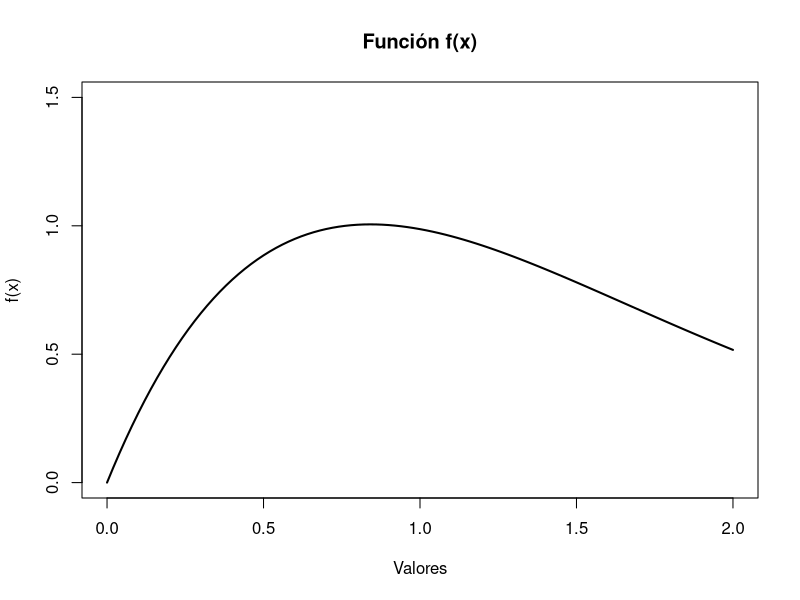
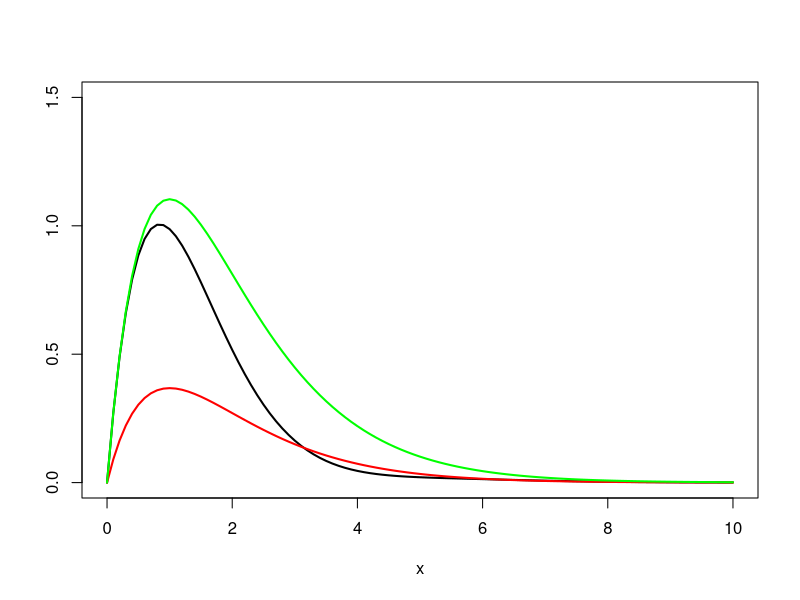
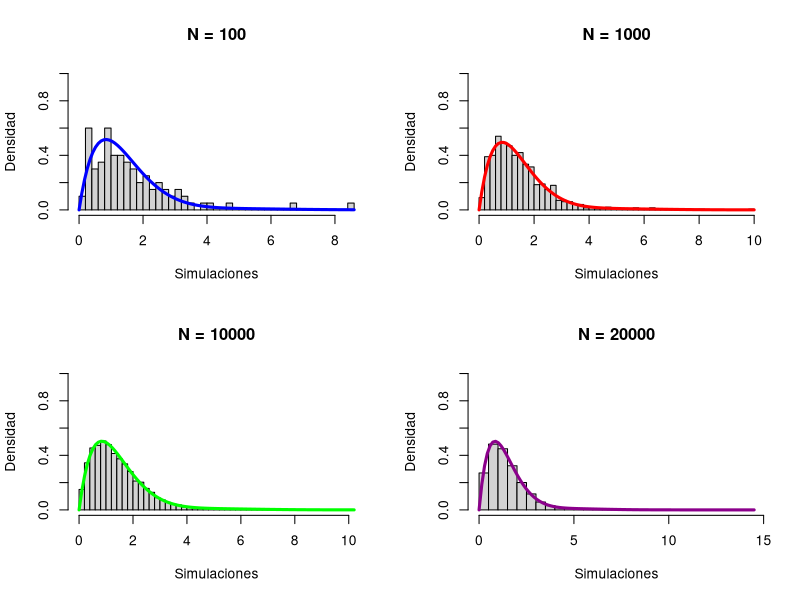
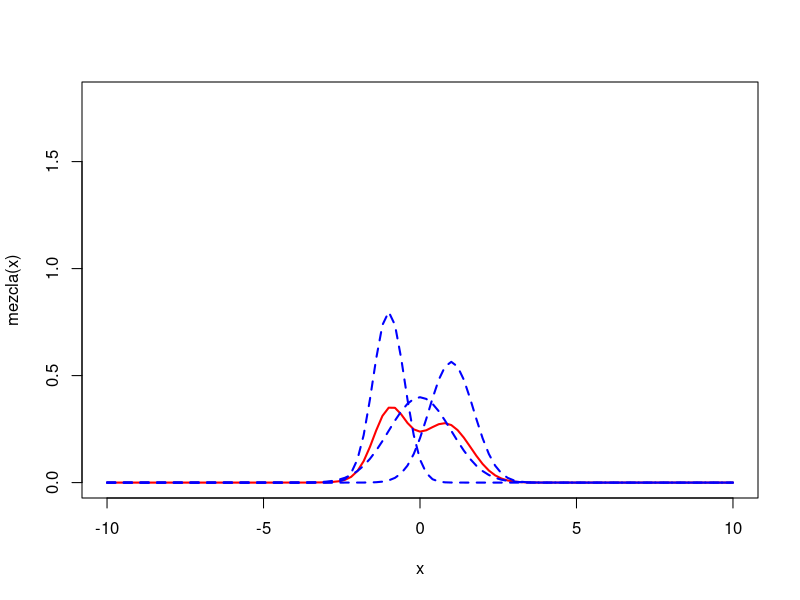
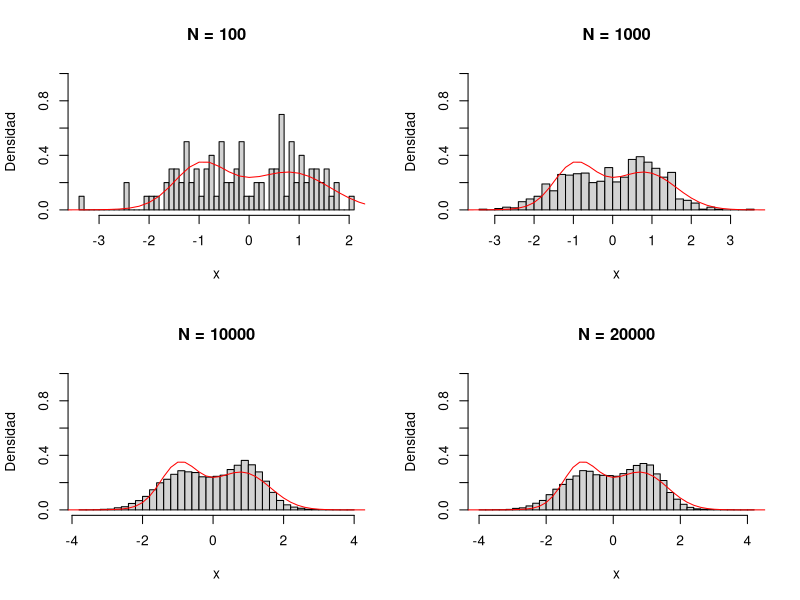
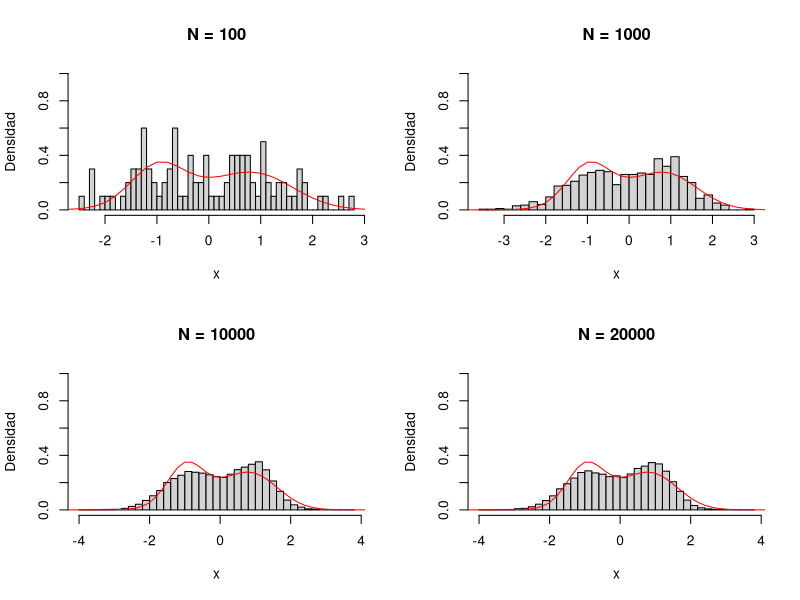

The R script that drew these images, in order:
## ---- chunk 1
## a)----

fx <- function(x){
  fx <- (x+(2*sin(x)))/(exp(x))
  return(fx)
}

curve(fx, from = 0, to = 2, ylim = c(0,1.5),
      main = "Función f(x)",
      ylab = "f(x)", xlab = "Valores",
      lwd = 2)
## ---- chunk 2
# Proponemos una densidad gamma con shape = 2

f_g <- function(x){
  f_g <- fx(x)/dgamma(x, shape = 2)
  return(f_g)
}

optim <- optimise(f_g, maximum = TRUE, interval = c(0,2))
(cc <- optim$objective)
## ---- chunk 3
## c)----
curve(fx, from = 0, to = 10, lwd = 2, ylim = c(0,1.5), ylab = "" )

curve(dgamma(x,shape = 2), from = 0, to = 10,lwd = 2,
      add =TRUE, col = "red")

curve(cc*dgamma(x,shape = 2), from = 0, to = 10,lwd = 2,
      add =TRUE, col = "green")

## ---- chunk 4
## d)----
acep_rech <- function(n){
  aceptados <- 0
  rechazados <- 0
  simulaciones <- c()
  
  while(length(simulaciones) < n){
    y <- rgamma(1, shape = 2)
    u <- runif(1)
    
    if(u <=(1/cc)*fx(y)/dgamma(y, shape = 2)){
      aceptados <- aceptados + 1
      simulaciones <- append(simulaciones, y)
    }else{
      rechazados <- rechazados +1
    }
  }
  tasa_acep <- aceptados/(aceptados + rechazados)
  
  const_norm <- 1/(cc*tasa_acep)
  
  return(list(simulaciones,tasa_acep,const_norm))
}
## ---- chunk 5
## e)----

par(mfrow = c(2,2))

N <- 100
test_1 <- acep_rech(N)
hist(test_1[[1]], probability = TRUE, breaks = 40, ylim = c(0,1),
     ylab = "Densidad", xlab = "Simulaciones",
     main = "N = 100")
curve(fx(x)*test_1[[3]],lwd = 3,
      add =TRUE, col = "blue")

N <- 1000
test_2 <- acep_rech(N)
hist(test_2[[1]], probability = TRUE, breaks = 40, ylim = c(0,1),
     ylab = "Densidad", xlab = "Simulaciones",
     main = "N = 1000")
curve(fx(x)*test_2[[3]],lwd = 3,
      add =TRUE, col = "red")

N <- 10000
test_3 <- acep_rech(N)
hist(test_3[[1]], probability = TRUE, breaks = 40, ylim = c(0,1),
     ylab = "Densidad", xlab = "Simulaciones",
     main = "N = 10000")
curve(fx(x)*test_3[[3]],lwd = 3,
      add =TRUE, col = "green")

N <- 20000
test_4 <- acep_rech(N)
hist(test_4[[1]], probability = TRUE, breaks = 45, ylim = c(0,1),
     ylab = "Densidad", xlab = "Simulaciones",
     main = "N = 20000")
curve(fx(x)*test_4[[3]],lwd = 3,
      add =TRUE, col = "darkmagenta")
## ---- chunk 6
## a) ----

mezcla <- function(x){
  mez <- 1/3*dnorm(x, mean = -1, sd = 1/2) +
    1/3*dnorm(x, mean = 0, sd = 1) +
    1/3*dnorm(x, mean = 1, sd = sqrt(1/2))
  return(mez)
}

par(mfrow =c(1,1))

curve(mezcla(x), from = -10, to = 10, lwd = 2, col = "red", ylim = c(0,1.8))

curve(dnorm(x, mean = -1, sd = 1/2), lwd = 2,lty = 2, add = TRUE, col = "blue")

curve(dnorm(x, mean = 0, sd = 1), lwd = 2, lty = 2, add = TRUE, col = "blue")

curve(dnorm(x, mean = 1, sd = sqrt(1/2)), lwd = 2,lty = 2, add = TRUE, col = "blue")
## ---- chunk 7
## b)----

polar.method <- function(N){
  #Notar que el método polar solo genera para N par
  simulaciones <- c()
  while(length(simulaciones) < N){
    U1 <- runif(1)
    U2 <- runif(1)
    
    v1 <- 2*U1-1
    v2 <- 2*U2-1
    
    s <- v1^2+v2^2
    
    if(s<=1){
      X <- v1*(-2*log(s)/s)^{1/2}
      Y <- v2*(-2*log(s)/s)^{1/2}
      
      simulaciones <- append(simulaciones, c(X,Y))
      
    }
  }
  return(simulaciones)
}

composicion <- function(N){
  vars <- polar.method(N)
  comp <- c()
  for(i in 1:N){
    U <- runif(1)
    if(U < 1/3){
      see <- vars[i]*(1/2)-(-1)
      comp <- append(comp,see)
    }
    if(U>1/3 & U < 2/3){
      comp <- append(comp, vars[i])
    }
    if(U > 2/3){
      see <- vars[i]*(sqrt(1/2))-(1)
      comp <- append(comp, see)
    }
  }
  return(comp)
}
## ---- chunk 8
## c)----

par(mfrow = c(2,2))

N <- 100
hist(composicion(N), probability = TRUE, main ="N = 100",
     xlab = "x", ylab = "Densidad", breaks = 40, ylim = c(0,1))
curve(mezcla, from = -10, to = 10, add = T, col = "red")

N <- 1000
hist(composicion(N), probability = TRUE, main ="N = 1000",
     xlab = "x", ylab = "Densidad", breaks = 40, ylim = c(0,1))
curve(mezcla, from = -10, to = 10, add = T, col = "red")


N <- 10000
hist(composicion(N), probability = TRUE, main ="N = 10000",
     xlab = "x", ylab = "Densidad", breaks = 40, ylim = c(0,1))
curve(mezcla, from = -10, to = 10, add = T, col = "red")


N <- 20000
hist(composicion(N), probability = TRUE, main ="N = 20000",
     xlab = "x", ylab = "Densidad", breaks = 40, ylim = c(0,1))
curve(mezcla, from = -10, to = 10, add = T, col = "red")
## ---- chunk 9
## d)----

box.muller <- function(N){
  sims <- c()
  for(i in 1:N){
    U <- runif(1)
    V <- runif(1)
    
    X <- sqrt(-2*log(1-U))*cos(2*pi*V)
    Y <- sqrt(-2*log(1-U))*sin(2*pi*V)
    
    sims <- c(sims,c(X,Y))
  }
  return(sims)
}

composicion <- function(N){
  vars <- box.muller(N)
  comp <- c()
  for(i in 1:N){
    U <- runif(1)
    if(U < 1/3){
      see <- vars[i]*(1/2)-(-1)
      comp <- append(comp,see)
    }
    if(U>1/3 & U < 2/3){
      comp <- append(comp, vars[i])
    }
    if(U > 2/3){
      see <- vars[i]*(sqrt(1/2))-(1)
      comp <- append(comp, see)
    }
  }
  return(comp)
}
## ---- chunk 10
## e)----

par(mfrow = c(2,2))

N <- 100
hist(composicion(N), probability = TRUE, main ="N = 100",
     xlab = "x", ylab = "Densidad", breaks = 40, ylim = c(0,1))
curve(mezcla, from = -10, to = 10, add = T, col = "red")

N <- 1000
hist(composicion(N), probability = TRUE, main ="N = 1000",
     xlab = "x", ylab = "Densidad", breaks = 40, ylim = c(0,1))
curve(mezcla, from = -10, to = 10, add = T, col = "red")


N <- 10000
hist(composicion(N), probability = TRUE, main ="N = 10000",
     xlab = "x", ylab = "Densidad", breaks = 40, ylim = c(0,1))
curve(mezcla, from = -10, to = 10, add = T, col = "red")


N <- 20000
hist(composicion(N), probability = TRUE, main ="N = 20000",
     xlab = "x", ylab = "Densidad", breaks = 40, ylim = c(0,1))
curve(mezcla, from = -10, to = 10, add = T, col = "red")

